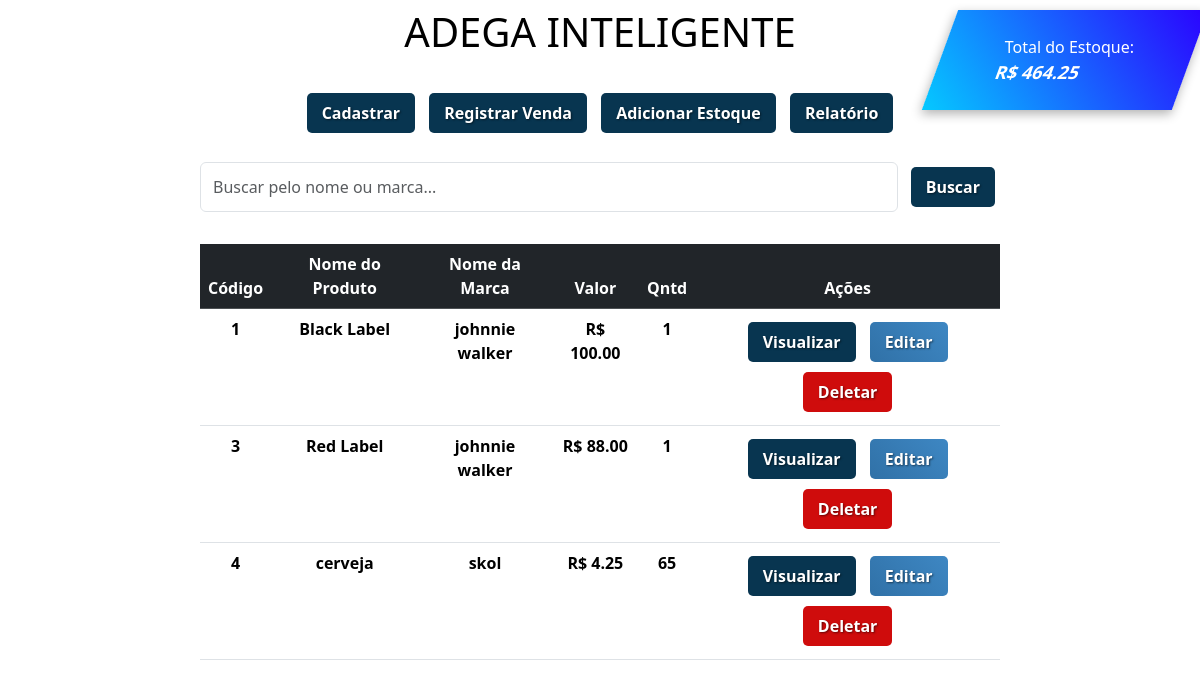
/, run on an earlier commit of the app's database.
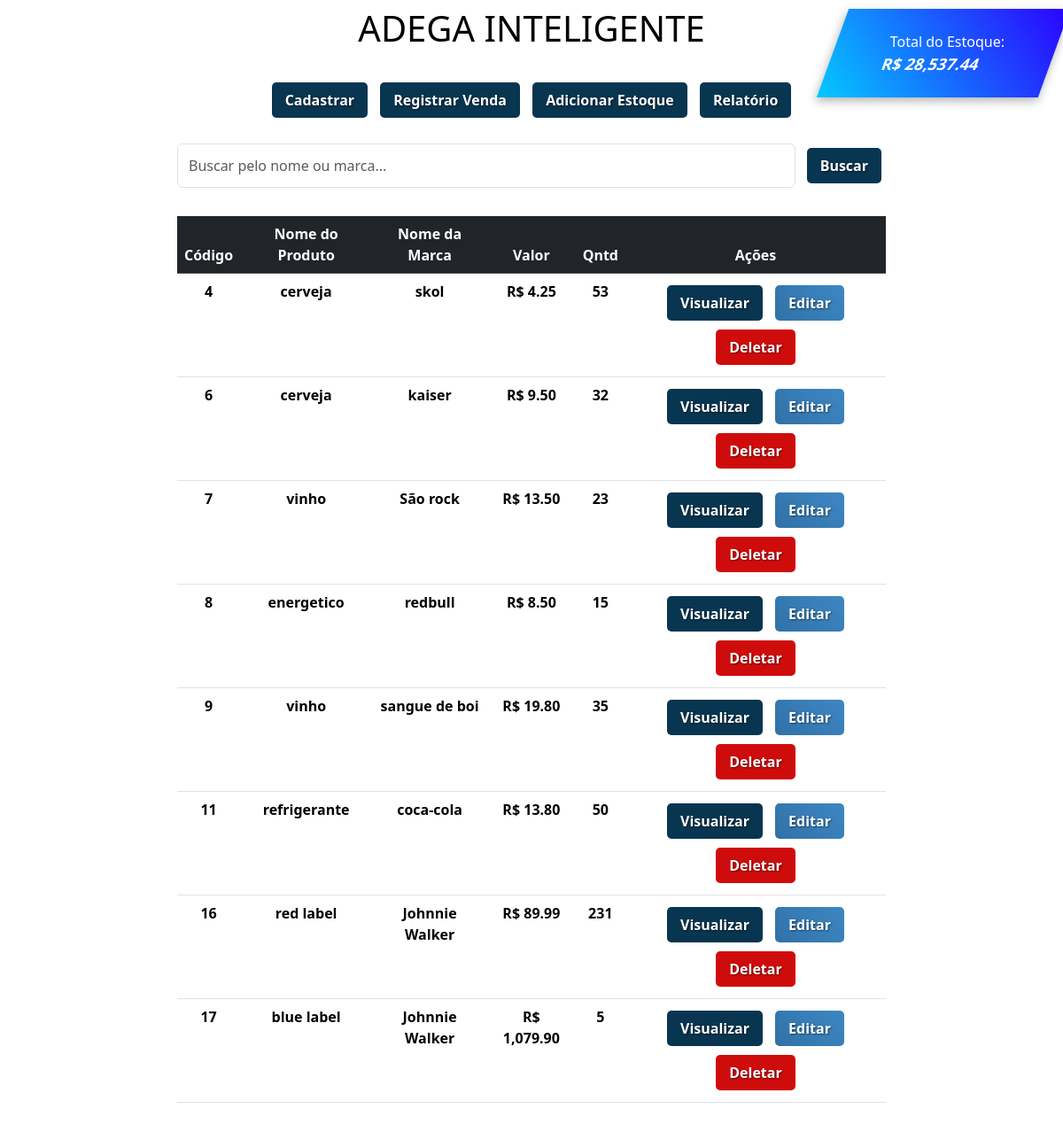
And on a later commit of the database.
### app/models.py (models this page shows, shortened)
class Produto(models.Model):
    nome = models.CharField(max_length=150)  # Nome do Produto
    marca = models.CharField(max_length=100)  # Nome da Marca
    valor = models.DecimalField(max_digits=10, decimal_places=2)  # Valor do Produto
    quantidade = models.IntegerField(default=0)  # Novo campo de quantidade

### app/views.py (the view)
# urls.py: 2. Add a URL to urlpatterns:  path('', views.home, name='home')
def home(request):
    data = {}
    search = request.GET.get('search')
    if search:
        data['db'] = Produto.objects.filter(nome__icontains=search) | Produto.objects.filter(marca__icontains=search)
    else:
        data['db'] = Produto.objects.all()  # Buscar produtos
    data['valor_total_estoque'] = Produto.objects.aggregate(
        total=Sum(F('valor') * F('quantidade'))
    )['total'] or 0  # Define 0 como padrão caso esteja vazio
    return render(request, 'index.html', data)

### app/templates/index.html (shortened to what this page needs)
<!DOCTYPE html>
<html lang="pt-br">
<head>
    <link rel="stylesheet" href="https://cdn.jsdelivr.net/npm/bootstrap@5.3.3/dist/css/bootstrap.min.css"
>
</head>
<body>
    {% load humanize %}
    <div class="total-estoque">
      <div>
          <p>Total do Estoque:</p>
          <strong>R$ {{ valor_total_estoque|floatformat:2|intcomma }}</strong>
      </div>
    </div>
    <div class="col-8 m-auto pt-2 pb-2 text-center ">
        <h1 style="color: black; text-shadow: 1px 1px 5px white;">ADEGA INTELIGENTE</h1>
    </div>
    <div class="col-8 m-auto pt-3 pb-2 text-center">
      <a href="/form" class="btn custom-btn btn-cadastrar">Cadastrar</a>
      <a href="/sell/" class="btn custom-btn btn-venda">Registrar Venda</a>
      <a href="/add_stock/" class="btn custom-btn btn-estoque">Adicionar Estoque</a>
      <a href="/report/" class="btn custom-btn btn-relatorio">Relatório</a>
    </div>
    <div class="col-8 m-auto pt-3 pb-2">
      <form method="get" class="d-flex">
      <input type="text" id="search" name="search" class="form-control me-2" placeholder="Buscar pelo nome ou marca...">
      <button type="submit" class="btn custom-btn btn-buscar">Buscar</button>
      </form>
    </div>
    <div class="col-8 m-auto pt-4 pb-2 text-center">
        <table class="table table-hover">
          <thead class="table-dark">
            <tr>
              <th scope="col">Código</th>
              <th scope="col">Nome do Produto</th>
              <th scope="col">Nome da Marca</th>
              <th scope="col">Valor</th>
              <th scope="col">Qntd</th>
              <th scope="col">Ações</th>
            </tr>
          </thead>
          <tbody>
            {% for dbs in db %}
            {% load humanize %}
            <tr>
              <th>{{ dbs.id }}</th>
              <th>{{ dbs.nome }}</th>
              <th>{{ dbs.marca }}</th>
              <th>R$ {{ dbs.valor|floatformat:2|intcomma }}</th>
              <th>{{ dbs.quantidade|intcomma }}</th>
              <th>
                <a href="/view/{{ dbs.id }}/" class="btn custom-btn btn-visualizar">Visualizar</a>
                <a href="/edit/{{ dbs.id }}/" class="btn custom-btn btn-editar">Editar</a>
                <a href="/delete/{{ dbs.id }}/" class="btn custom-btn btn-deletar"
   onclick="confirmarExclusao(event, '/delete/{{ dbs.id }}/')">Deletar</a>
            </th>
            </tr>
            {% endfor %}
          </tbody>
        </table>
    </div>
    {% load static %}
</body>
</html>

What changed in the data, as far as the page shows it:
removed Produto: id "1", nome "Black Label", marca "johnnie walker", valor "100.00", quantidade "1"
removed Produto: id "3", nome "Red Label", marca "johnnie walker", valor "88.00", quantidade "1"
changed Produto "skol": quantidade "65" → "53"
added Produto: id "6", nome "cerveja", marca "kaiser", valor "9.50", quantidade "32"
added Produto: id "7", nome "vinho", marca "São rock", valor "13.50", quantidade "23"
added Produto: id "8", nome "energetico", marca "redbull", valor "8.50", quantidade "15"
added Produto: id "9", nome "vinho", marca "sangue de boi", valor "19.80", quantidade "35"
added Produto: id "11", nome "refrigerante", marca "coca-cola", valor "13.80", quantidade "50"
added Produto: id "16", nome "red label", marca "Johnnie Walker", valor "89.99", quantidade "231"
added Produto: id "17", nome "blue label", marca "Johnnie Walker", valor "1,079.90", quantidade "5"
Also different on the page:
{{ valor_total_estoque|floatformat:2|intcomma }}: "464.25" → "28,537.44"
